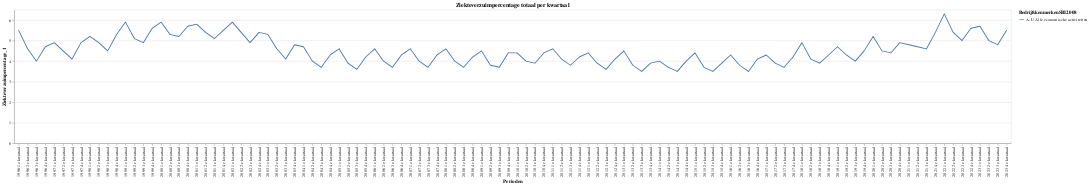

The cell this chart's notebook holds for it:
### Code cell
alt.Chart(data=data_totaal_kwartalen).mark_trail().encode(
    x='Perioden', 
    y='Ziekteverzuimpercentage_1', 
    color='BedrijfskenmerkenSBI2008', 
    tooltip=['Perioden', 'Ziekteverzuimpercentage_1', 'BedrijfskenmerkenSBI2008']
    ).properties(title='Ziekteverzuimpercentage totaal per kwartaal')

### Figure 1 — Vega-Lite specification as saved in the notebook (floating-point values rounded to 4 significant figures)
{"config": {"view": {"continuousWidth": 300, "continuousHeight": 300}}, "data": {"name": "data-c95f67e93125dac092a5dd5b3c6ff69a"}, "mark": {"type": "trail"}, "encoding": {"color": {"field": "BedrijfskenmerkenSBI2008", "type": "nominal"}, "tooltip": [{"field": "Perioden", "type": "nominal"}, {"field": "Ziekteverzuimpercentage_1", "type": "quantitative"}, {"field": "BedrijfskenmerkenSBI2008", "type": "nominal"}], "x": {"field": "Perioden", "type": "nominal"}, "y": {"field": "Ziekteverzuimpercentage_1", "type": "quantitative"}}, "title": "Ziekteverzuimpercentage totaal per kwartaal", "$schema": "https://vega.github.io/schema/vega-lite/v5.17.0.json", "datasets": {"data-c95f67e93125dac092a5dd5b3c6ff69a": [{"ID": 0, "BedrijfskenmerkenSBI2008": "A-U Alle economische activiteiten", "Perioden": "1996 1e kwartaal", "Ziekteverzuimpercentage_1": 5.5}, {"ID": 1, "BedrijfskenmerkenSBI2008": "A-U Alle economische activiteiten", "Perioden": "1996 2e kwartaal", "Ziekteverzuimpercentage_1": 4.6}, {"ID": 2, "BedrijfskenmerkenSBI2008": "A-U Alle economische activiteiten", "Perioden": "1996 3e kwartaal", "Ziekteverzuimpercentage_1": 4.0}, {"ID": 3, "BedrijfskenmerkenSBI2008": "A-U Alle economische activiteiten", "Perioden": "1996 4e kwartaal", "Ziekteverzuimpercentage_1": 4.7}, {"ID": 5, "BedrijfskenmerkenSBI2008": "A-U Alle economische activiteiten", "Perioden": "1997 1e kwartaal", "Ziekteverzuimpercentage_1": 4.9}, {"ID": 6, "BedrijfskenmerkenSBI2008": "A-U Alle economische activiteiten", "Perioden": "1997 2e kwartaal", "Ziekteverzuimpercentage_1": 4.5}, {"ID": 7, "BedrijfskenmerkenSBI2008": "A-U Alle economische activiteiten", "Perioden": "1997 3e kwartaal", "Ziekteverzuimpercentage_1": 4.1}, {"ID": 8, "BedrijfskenmerkenSBI2008": "A-U Alle economische activiteiten", "Perioden": "1997 4e kwartaal", "Ziekteverzuimpercentage_1": 4.9}, {"ID": 10, "BedrijfskenmerkenSBI2008": "A-U Alle economische activiteiten", "Perioden": "1998 1e kwartaal", "Ziekteverzuimpercentage_1": 5.2}, {"ID": 11, "BedrijfskenmerkenSBI2008": "A-U Alle economische activiteiten", "Perioden": "1998 2e kwartaal", "Ziekteverzuimpercentage_1": 4.9}, {"ID": 12, "BedrijfskenmerkenSBI2008": "A-U Alle economische activiteiten", "Perioden": "1998 3e kwartaal", "Ziekteverzuimpercentage_1": 4.5}, {"ID": 13, "BedrijfskenmerkenSBI2008": "A-U Alle economische activiteiten", "Perioden": "1998 4e kwartaal", "Ziekteverzuimpercentage_1": 5.3}, {"ID": 15, "BedrijfskenmerkenSBI2008": "A-U Alle economische activiteiten", "Perioden": "1999 1e kwartaal", "Ziekteverzuimpercentage_1": 5.9}, {"ID": 16, "BedrijfskenmerkenSBI2008": "A-U Alle economische activiteiten", "Perioden": "1999 2e kwartaal", "Ziekteverzuimpercentage_1": 5.1}, {"ID": 17, "BedrijfskenmerkenSBI2008": "A-U Alle economische activiteiten", "Perioden": "1999 3e kwartaal", "Ziekteverzuimpercentage_1": 4.9}, {"ID": 18, "BedrijfskenmerkenSBI2008": "A-U Alle economische activiteiten", "Perioden": "1999 4e kwartaal", "Ziekteverzuimpercentage_1": 5.6}, {"ID": 20, "BedrijfskenmerkenSBI2008": "A-U Alle economische activiteiten", "Perioden": "2000 1e kwartaal", "Ziekteverzuimpercentage_1": 5.9}, {"ID": 21, "BedrijfskenmerkenSBI2008": "A-U Alle economische activiteiten", "Perioden": "2000 2e kwartaal", "Ziekteverzuimpercentage_1": 5.3}, {"ID": 22, "BedrijfskenmerkenSBI2008": "A-U Alle economische activiteiten", "Perioden": "2000 3e kwartaal", "Ziekteverzuimpercentage_1": 5.2}, {"ID": 23, "BedrijfskenmerkenSBI2008": "A-U Alle economische activiteiten", "Perioden": "2000 4e kwartaal", "Ziekteverzuimpercentage_1": 5.7}, {"ID": 25, "BedrijfskenmerkenSBI2008": "A-U Alle economische activiteiten", "Perioden": "2001 1e kwartaal", "Ziekteverzuimpercentage_1": 5.8}, {"ID": 26, "BedrijfskenmerkenSBI2008": "A-U Alle economische activiteiten", "Perioden": "2001 2e kwartaal", "Ziekteverzuimpercentage_1": 5.4}, {"ID": 27, "BedrijfskenmerkenSBI2008": "A-U Alle economische activiteiten", "Perioden": "2001 3e kwartaal", "Ziekteverzuimpercentage_1": 5.1}, {"ID": 28, "BedrijfskenmerkenSBI2008": "A-U Alle economische activiteiten", "Perioden": "2001 4e kwartaal", "Ziekteverzuimpercentage_1": 5.5}, {"ID": 30, "BedrijfskenmerkenSBI2008": "A-U Alle economische activiteiten", "Perioden": "2002 1e kwartaal", "Ziekteverzuimpercentage_1": 5.9}, {"ID": 31, "BedrijfskenmerkenSBI2008": "A-U Alle economische activiteiten", "Perioden": "2002 2e kwartaal", "Ziekteverzuimpercentage_1": 5.4}, {"ID": 32, "BedrijfskenmerkenSBI2008": "A-U Alle economische activiteiten", "Perioden": "2002 3e kwartaal", "Ziekteverzuimpercentage_1": 4.9}, {"ID": 33, "BedrijfskenmerkenSBI2008": "A-U Alle economische activiteiten", "Perioden": "2002 4e kwartaal", "Ziekteverzuimpercentage_1": 5.4}, {"ID": 35, "BedrijfskenmerkenSBI2008": "A-U Alle economische activiteiten", "Perioden": "2003 1e kwartaal", "Ziekteverzuimpercentage_1": 5.3}, {"ID": 36, "BedrijfskenmerkenSBI2008": "A-U Alle economische activiteiten", "Perioden": "2003 2e kwartaal", "Ziekteverzuimpercentage_1": 4.6}, {"ID": 37, "BedrijfskenmerkenSBI2008": "A-U Alle economische activiteiten", "Perioden": "2003 3e kwartaal", "Ziekteverzuimpercentage_1": 4.1}, {"ID": 38, "BedrijfskenmerkenSBI2008": "A-U Alle economische activiteiten", "Perioden": "2003 4e kwartaal", "Ziekteverzuimpercentage_1": 4.8}, {"ID": 40, "BedrijfskenmerkenSBI2008": "A-U Alle economische activiteiten", "Perioden": "2004 1e kwartaal", "Ziekteverzuimpercentage_1": 4.7}, {"ID": 41, "BedrijfskenmerkenSBI2008": "A-U Alle economische activiteiten", "Perioden": "2004 2e kwartaal", "Ziekteverzuimpercentage_1": 4.0}, {"ID": 42, "BedrijfskenmerkenSBI2008": "A-U Alle economische activiteiten", "Perioden": "2004 3e kwartaal", "Ziekteverzuimpercentage_1": 3.7}, {"ID": 43, "BedrijfskenmerkenSBI2008": "A-U Alle economische activiteiten", "Perioden": "2004 4e kwartaal", "Ziekteverzuimpercentage_1": 4.3}, {"ID": 45, "BedrijfskenmerkenSBI2008": "A-U Alle economische activiteiten", "Perioden": "2005 1e kwartaal", "Ziekteverzuimpercentage_1": 4.6}, {"ID": 46, "BedrijfskenmerkenSBI2008": "A-U Alle economische activiteiten", "Perioden": "2005 2e kwartaal", "Ziekteverzuimpercentage_1": 3.9}, {"ID": 47, "BedrijfskenmerkenSBI2008": "A-U Alle economische activiteiten", "Perioden": "2005 3e kwartaal", "Ziekteverzuimpercentage_1": 3.6}, {"ID": 48, "BedrijfskenmerkenSBI2008": "A-U Alle economische activiteiten", "Perioden": "2005 4e kwartaal", "Ziekteverzuimpercentage_1": 4.2}, {"ID": 50, "BedrijfskenmerkenSBI2008": "A-U Alle economische activiteiten", "Perioden": "2006 1e kwartaal", "Ziekteverzuimpercentage_1": 4.6}, {"ID": 51, "BedrijfskenmerkenSBI2008": "A-U Alle economische activiteiten", "Perioden": "2006 2e kwartaal", "Ziekteverzuimpercentage_1": 4.0}, {"ID": 52, "BedrijfskenmerkenSBI2008": "A-U Alle economische activiteiten", "Perioden": "2006 3e kwartaal", "Ziekteverzuimpercentage_1": 3.7}, {"ID": 53, "BedrijfskenmerkenSBI2008": "A-U Alle economische activiteiten", "Perioden": "2006 4e kwartaal", "Ziekteverzuimpercentage_1": 4.3}, {"ID": 55, "BedrijfskenmerkenSBI2008": "A-U Alle economische activiteiten", "Perioden": "2007 1e kwartaal", "Ziekteverzuimpercentage_1": 4.6}, {"ID": 56, "BedrijfskenmerkenSBI2008": "A-U Alle economische activiteiten", "Perioden": "2007 2e kwartaal", "Ziekteverzuimpercentage_1": 4.0}, {"ID": 57, "BedrijfskenmerkenSBI2008": "A-U Alle economische activiteiten", "Perioden": "2007 3e kwartaal", "Ziekteverzuimpercentage_1": 3.7}, {"ID": 58, "BedrijfskenmerkenSBI2008": "A-U Alle economische activiteiten", "Perioden": "2007 4e kwartaal", "Ziekteverzuimpercentage_1": 4.3}, {"ID": 60, "BedrijfskenmerkenSBI2008": "A-U Alle economische activiteiten", "Perioden": "2008 1e kwartaal", "Ziekteverzuimpercentage_1": 4.6}, {"ID": 61, "BedrijfskenmerkenSBI2008": "A-U Alle economische activiteiten", "Perioden": "2008 2e kwartaal", "Ziekteverzuimpercentage_1": 4.0}, {"ID": 62, "BedrijfskenmerkenSBI2008": "A-U Alle economische activiteiten", "Perioden": "2008 3e kwartaal", "Ziekteverzuimpercentage_1": 3.7}, {"ID": 63, "BedrijfskenmerkenSBI2008": "A-U Alle economische activiteiten", "Perioden": "2008 4e kwartaal", "Ziekteverzuimpercentage_1": 4.2}, {"ID": 65, "BedrijfskenmerkenSBI2008": "A-U Alle economische activiteiten", "Perioden": "2009 1e kwartaal", "Ziekteverzuimpercentage_1": 4.5}, {"ID": 66, "BedrijfskenmerkenSBI2008": "A-U Alle economische activiteiten", "Perioden": "2009 2e kwartaal", "Ziekteverzuimpercentage_1": 3.8}, {"ID": 67, "BedrijfskenmerkenSBI2008": "A-U Alle economische activiteiten", "Perioden": "2009 3e kwartaal", "Ziekteverzuimpercentage_1": 3.7}, {"ID": 68, "BedrijfskenmerkenSBI2008": "A-U Alle economische activiteiten", "Perioden": "2009 4e kwartaal", "Ziekteverzuimpercentage_1": 4.4}, {"ID": 70, "BedrijfskenmerkenSBI2008": "A-U Alle economische activiteiten", "Perioden": "2010 1e kwartaal", "Ziekteverzuimpercentage_1": 4.4}, {"ID": 71, "BedrijfskenmerkenSBI2008": "A-U Alle economische activiteiten", "Perioden": "2010 2e kwartaal", "Ziekteverzuimpercentage_1": 4.0}, {"ID": 72, "BedrijfskenmerkenSBI2008": "A-U Alle economische activiteiten", "Perioden": "2010 3e kwartaal", "Ziekteverzuimpercentage_1": 3.9}, {"ID": 73, "BedrijfskenmerkenSBI2008": "A-U Alle economische activiteiten", "Perioden": "2010 4e kwartaal", "Ziekteverzuimpercentage_1": 4.4}, {"ID": 75, "BedrijfskenmerkenSBI2008": "A-U Alle economische activiteiten", "Perioden": "2011 1e kwartaal", "Ziekteverzuimpercentage_1": 4.6}, {"ID": 76, "BedrijfskenmerkenSBI2008": "A-U Alle economische activiteiten", "Perioden": "2011 2e kwartaal", "Ziekteverzuimpercentage_1": 4.1}, {"ID": 77, "BedrijfskenmerkenSBI2008": "A-U Alle economische activiteiten", "Perioden": "2011 3e kwartaal", "Ziekteverzuimpercentage_1": 3.8}, {"ID": 78, "BedrijfskenmerkenSBI2008": "A-U Alle economische activiteiten", "Perioden": "2011 4e kwartaal", "Ziekteverzuimpercentage_1": 4.2}, {"ID": 80, "BedrijfskenmerkenSBI2008": "A-U Alle economische activiteiten", "Perioden": "2012 1e kwartaal", "Ziekteverzuimpercentage_1": 4.4}, {"ID": 81, "BedrijfskenmerkenSBI2008": "A-U Alle economische activiteiten", "Perioden": "2012 2e kwartaal", "Ziekteverzuimpercentage_1": 3.9}, {"ID": 82, "BedrijfskenmerkenSBI2008": "A-U Alle economische activiteiten", "Perioden": "2012 3e kwartaal", "Ziekteverzuimpercentage_1": 3.6}, {"ID": 83, "BedrijfskenmerkenSBI2008": "A-U Alle economische activiteiten", "Perioden": "2012 4e kwartaal", "Ziekteverzuimpercentage_1": 4.1}, {"ID": 85, "BedrijfskenmerkenSBI2008": "A-U Alle economische activiteiten", "Perioden": "2013 1e kwartaal", "Ziekteverzuimpercentage_1": 4.5}, {"ID": 86, "BedrijfskenmerkenSBI2008": "A-U Alle economische activiteiten", "Perioden": "2013 2e kwartaal", "Ziekteverzuimpercentage_1": 3.8}, {"ID": 87, "BedrijfskenmerkenSBI2008": "A-U Alle economische activiteiten", "Perioden": "2013 3e kwartaal", "Ziekteverzuimpercentage_1": 3.5}, {"ID": 88, "BedrijfskenmerkenSBI2008": "A-U Alle economische activiteiten", "Perioden": "2013 4e kwartaal", "Ziekteverzuimpercentage_1": 3.9}, {"ID": 90, "BedrijfskenmerkenSBI2008": "A-U Alle economische activiteiten", "Perioden": "2014 1e kwartaal", "Ziekteverzuimpercentage_1": 4.0}, {"ID": 91, "BedrijfskenmerkenSBI2008": "A-U Alle economische activiteiten", "Perioden": "2014 2e kwartaal", "Ziekteverzuimpercentage_1": 3.7}, {"ID": 92, "BedrijfskenmerkenSBI2008": "A-U Alle economische activiteiten", "Perioden": "2014 3e kwartaal", "Ziekteverzuimpercentage_1": 3.5}, {"ID": 93, "BedrijfskenmerkenSBI2008": "A-U Alle economische activiteiten", "Perioden": "2014 4e kwartaal", "Ziekteverzuimpercentage_1": 4.0}, {"ID": 95, "BedrijfskenmerkenSBI2008": "A-U Alle economische activiteiten", "Perioden": "2015 1e kwartaal", "Ziekteverzuimpercentage_1": 4.4}, {"ID": 96, "BedrijfskenmerkenSBI2008": "A-U Alle economische activiteiten", "Perioden": "2015 2e kwartaal", "Ziekteverzuimpercentage_1": 3.7}, {"ID": 97, "BedrijfskenmerkenSBI2008": "A-U Alle economische activiteiten", "Perioden": "2015 3e kwartaal", "Ziekteverzuimpercentage_1": 3.5}, {"ID": 98, "BedrijfskenmerkenSBI2008": "A-U Alle economische activiteiten", "Perioden": "2015 4e kwartaal", "Ziekteverzuimpercentage_1": 3.9}, {"ID": 100, "BedrijfskenmerkenSBI2008": "A-U Alle economische activiteiten", "Perioden": "2016 1e kwartaal", "Ziekteverzuimpercentage_1": 4.3}, {"ID": 101, "BedrijfskenmerkenSBI2008": "A-U Alle economische activiteiten", "Perioden": "2016 2e kwartaal", "Ziekteverzuimpercentage_1": 3.8}, {"ID": 102, "BedrijfskenmerkenSBI2008": "A-U Alle economische activiteiten", "Perioden": "2016 3e kwartaal", "Ziekteverzuimpercentage_1": 3.5}, {"ID": 103, "BedrijfskenmerkenSBI2008": "A-U Alle economische activiteiten", "Perioden": "2016 4e kwartaal", "Ziekteverzuimpercentage_1": 4.1}, {"ID": 105, "BedrijfskenmerkenSBI2008": "A-U Alle economische activiteiten", "Perioden": "2017 1e kwartaal", "Ziekteverzuimpercentage_1": 4.3}, {"ID": 106, "BedrijfskenmerkenSBI2008": "A-U Alle economische activiteiten", "Perioden": "2017 2e kwartaal", "Ziekteverzuimpercentage_1": 3.9}, {"ID": 107, "BedrijfskenmerkenSBI2008": "A-U Alle economische activiteiten", "Perioden": "2017 3e kwartaal", "Ziekteverzuimpercentage_1": 3.7}, {"ID": 108, "BedrijfskenmerkenSBI2008": "A-U Alle economische activiteiten", "Perioden": "2017 4e kwartaal", "Ziekteverzuimpercentage_1": 4.2}, {"ID": 110, "BedrijfskenmerkenSBI2008": "A-U Alle economische activiteiten", "Perioden": "2018 1e kwartaal", "Ziekteverzuimpercentage_1": 4.9}, {"ID": 111, "BedrijfskenmerkenSBI2008": "A-U Alle economische activiteiten", "Perioden": "2018 2e kwartaal", "Ziekteverzuimpercentage_1": 4.1}, {"ID": 112, "BedrijfskenmerkenSBI2008": "A-U Alle economische activiteiten", "Perioden": "2018 3e kwartaal", "Ziekteverzuimpercentage_1": 3.9}, {"ID": 113, "BedrijfskenmerkenSBI2008": "A-U Alle economische activiteiten", "Perioden": "2018 4e kwartaal", "Ziekteverzuimpercentage_1": 4.3}, {"ID": 115, "BedrijfskenmerkenSBI2008": "A-U Alle economische activiteiten", "Perioden": "2019 1e kwartaal", "Ziekteverzuimpercentage_1": 4.7}, {"ID": 116, "BedrijfskenmerkenSBI2008": "A-U Alle economische activiteiten", "Perioden": "2019 2e kwartaal", "Ziekteverzuimpercentage_1": 4.3}, {"ID": 117, "BedrijfskenmerkenSBI2008": "A-U Alle economische activiteiten", "Perioden": "2019 3e kwartaal", "Ziekteverzuimpercentage_1": 4.0}, {"ID": 118, "BedrijfskenmerkenSBI2008": "A-U Alle economische activiteiten", "Perioden": "2019 4e kwartaal", "Ziekteverzuimpercentage_1": 4.5}, {"ID": 120, "BedrijfskenmerkenSBI2008": "A-U Alle economische activiteiten", "Perioden": "2020 1e kwartaal", "Ziekteverzuimpercentage_1": 5.2}, {"ID": 121, "BedrijfskenmerkenSBI2008": "A-U Alle economische activiteiten", "Perioden": "2020 2e kwartaal", "Ziekteverzuimpercentage_1": 4.5}, {"ID": 122, "BedrijfskenmerkenSBI2008": "A-U Alle economische activiteiten", "Perioden": "2020 3e kwartaal", "Ziekteverzuimpercentage_1": 4.4}, {"ID": 123, "BedrijfskenmerkenSBI2008": "A-U Alle economische activiteiten", "Perioden": "2020 4e kwartaal", "Ziekteverzuimpercentage_1": 4.9}, {"ID": 125, "BedrijfskenmerkenSBI2008": "A-U Alle economische activiteiten", "Perioden": "2021 1e kwartaal", "Ziekteverzuimpercentage_1": 4.8}, {"ID": 126, "BedrijfskenmerkenSBI2008": "A-U Alle economische activiteiten", "Perioden": "2021 2e kwartaal", "Ziekteverzuimpercentage_1": 4.7}, {"ID": 127, "BedrijfskenmerkenSBI2008": "A-U Alle economische activiteiten", "Perioden": "2021 3e kwartaal", "Ziekteverzuimpercentage_1": 4.6}, {"ID": 128, "BedrijfskenmerkenSBI2008": "A-U Alle economische activiteiten", "Perioden": "2021 4e kwartaal", "Ziekteverzuimpercentage_1": 5.4}, {"ID": 130, "BedrijfskenmerkenSBI2008": "A-U Alle economische activiteiten", "Perioden": "2022 1e kwartaal", "Ziekteverzuimpercentage_1": 6.3}, {"ID": 131, "BedrijfskenmerkenSBI2008": "A-U Alle economische activiteiten", "Perioden": "2022 2e kwartaal", "Ziekteverzuimpercentage_1": 5.4}, {"ID": 132, "BedrijfskenmerkenSBI2008": "A-U Alle economische activiteiten", "Perioden": "2022 3e kwartaal", "Ziekteverzuimpercentage_1": 5.0}, {"ID": 133, "BedrijfskenmerkenSBI2008": "A-U Alle economische activiteiten", "Perioden": "2022 4e kwartaal", "Ziekteverzuimpercentage_1": 5.6}, {"ID": 135, "BedrijfskenmerkenSBI2008": "A-U Alle economische activiteiten", "Perioden": "2023 1e kwartaal", "Ziekteverzuimpercentage_1": 5.7}, {"ID": 136, "BedrijfskenmerkenSBI2008": "A-U Alle economische activiteiten", "Perioden": "2023 2e kwartaal", "Ziekteverzuimpercentage_1": 5.0}, {"ID": 137, "BedrijfskenmerkenSBI2008": "A-U Alle economische activiteiten", "Perioden": "2023 3e kwartaal", "Ziekteverzuimpercentage_1": 4.8}, {"ID": 138, "BedrijfskenmerkenSBI2008": "A-U Alle economische activiteiten", "Perioden": "2023 4e kwartaal", "Ziekteverzuimpercentage_1": 5.5}]}}
